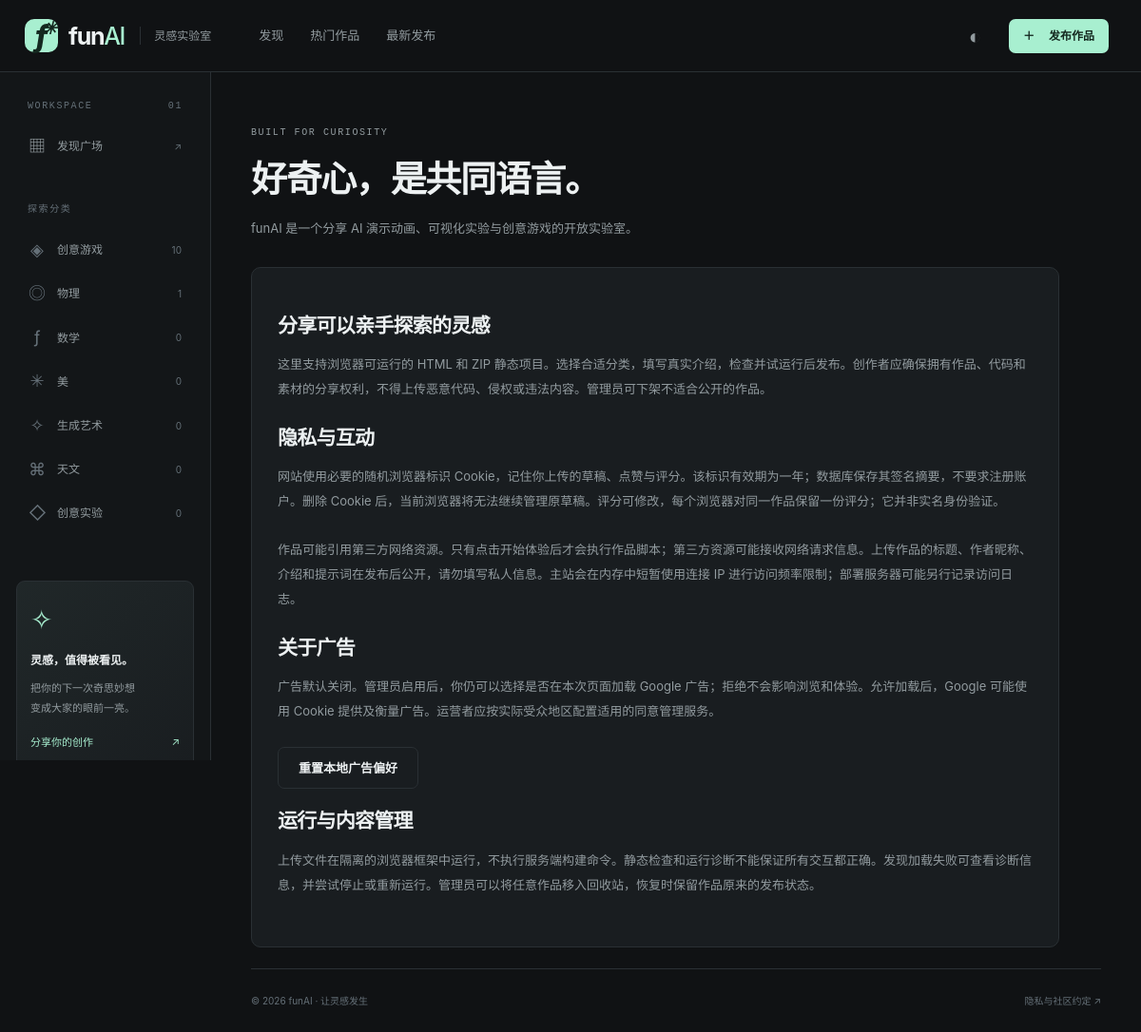
The page /privacy on the database its author committed.
### database.py (models this page shows)
class Category(Base):
    __tablename__ = "categories"
    id = Column(Integer, primary_key=True, index=True)
    name = Column(String, unique=True, index=True)
    created_at = Column(DateTime, default=datetime.utcnow)

### community.py (the view)
@router.get("/about")
@router.get("/privacy")
def about(request: Request, db: Session = Depends(get_db)):
    return templates.TemplateResponse("about.html", context(request, db))

### templates/about.html
{% extends "base.html" %}{% block title %}关于与隐私{% endblock %}{% block content %}<div class="page-heading"><span class="eyebrow">BUILT FOR CURIOSITY</span><h1>好奇心，是共同语言。</h1><p>funAI 是一个分享 AI 演示动画、可视化实验与创意游戏的开放实验室。</p></div><article class="panel prose"><h2>分享可以亲手探索的灵感</h2><p>这里支持浏览器可运行的 HTML 和 ZIP 静态项目。选择合适分类，填写真实介绍，检查并试运行后发布。创作者应确保拥有作品、代码和素材的分享权利，不得上传恶意代码、侵权或违法内容。管理员可下架不适合公开的作品。</p><h2>隐私与互动</h2><p>网站使用必要的随机浏览器标识 Cookie，记住你上传的草稿、点赞与评分。该标识有效期为一年；数据库保存其签名摘要，不要求注册账户。删除 Cookie 后，当前浏览器将无法继续管理原草稿。评分可修改，每个浏览器对同一作品保留一份评分；它并非实名身份验证。</p><p>作品可能引用第三方网络资源。只有点击开始体验后才会执行作品脚本；第三方资源可能接收网络请求信息。上传作品的标题、作者昵称、介绍和提示词在发布后公开，请勿填写私人信息。主站会在内存中短暂使用连接 IP 进行访问频率限制；部署服务器可能另行记录访问日志。</p><h2>关于广告</h2><p>广告默认关闭。管理员启用后，你仍可以选择是否在本次页面加载 Google 广告；拒绝不会影响浏览和体验。允许加载后，Google 可能使用 Cookie 提供及衡量广告。运营者应按实际受众地区配置适用的同意管理服务。</p><button class="button secondary" id="reset-ad-consent">重置本地广告偏好</button><h2>运行与内容管理</h2><p>上传文件在隔离的浏览器框架中运行，不执行服务端构建命令。静态检查和运行诊断不能保证所有交互都正确。发现加载失败可查看诊断信息，并尝试停止或重新运行。管理员可以将任意作品移入回收站，恢复时保留作品原来的发布状态。</p></article>{% endblock %}

### templates/base.html (shortened to what this page needs)
<!doctype html>
<html lang="zh-CN" data-theme="graphite">
<head><link rel="stylesheet" href="/static/app.css?v=20260914-1"></head>
<body><a class="skip" href="#main">跳转到内容</a>
<header class="topbar"><a class="brand" href="/"><span class="brand-mark">f<span>✳</span></span><strong>fun<span>AI</span></strong><span class="brand-caption">灵感实验室</span></a><nav class="topnav" aria-label="主导航"><a href="/" class="{{ 'active' if request.url.path == '/' else '' }}">发现</a><a href="/?sort=hot#explore">热门作品</a><a href="/?sort=latest#explore">最新发布</a></nav><div class="top-actions"><button class="icon-button" id="theme-toggle" title="切换主题" aria-label="切换配色主题">◐</button><a href="/upload" class="button primary small"><span>＋</span> 发布作品</a></div></header>
<div class="app-layout"><aside class="sidebar"><p class="nav-label">WORKSPACE <span>01</span></p><a class="side-link {{ 'selected' if request.url.path == '/' and not selected_category|default(0) else '' }}" href="/"><span>▦</span> 发现广场 <span class="link-arrow">↗</span></a><p class="nav-label category-label">探索分类</p><nav aria-label="作品分类">{% set symbols = ['◈','◎','ƒ','✳','✧','⌘','◇','⊞'] %}{% for category in categories %}<a class="side-link {{ 'selected' if selected_category|default(0) == category.id else '' }}" href="/?category_id={{ category.id }}"><span class="category-symbol">{{ symbols[loop.index0 % 8] }}</span>{{ '创意游戏' if category.name == '游戏' else category.name }}<small>{{ counts.get(category.id,0) }}</small></a>{% endfor %}</nav><div class="sidebar-bottom"><div class="creator-note"><span class="spark">✧</span><strong>灵感，值得被看见。</strong><p>把你的下一次奇思妙想<br>变成大家的眼前一亮。</p><a href="/upload">分享你的创作 <span>↗</span></a></div><a class="side-link muted" href="/about"><span>ⓘ</span> 关于实验室</a><div class="system-status"> 为好奇心而构建 <span>v2.0</span></div></div></aside>
<main id="main" class="main-content">{% block content %}{% endblock %}<footer><span>© {{ current_year }} funAI · 让灵感发生</span><a href="/privacy">隐私与社区约定 ↗</a></footer></main></div></body></html>

### rows shown on the page
Category: symbols "◈", name "创意游戏", get "10"
Category: symbols "◎", name "物理", get "1"
Category: symbols "ƒ", name "数学", get "0"
Category: symbols "✳", name "美", get "0"
Category: symbols "✧", name "生成艺术", get "0"
Category: symbols "⌘", name "天文", get "0"
Category: symbols "◇", name "创意实验", get "0"

### other values the page prints
{{ current_year }} "2026"
